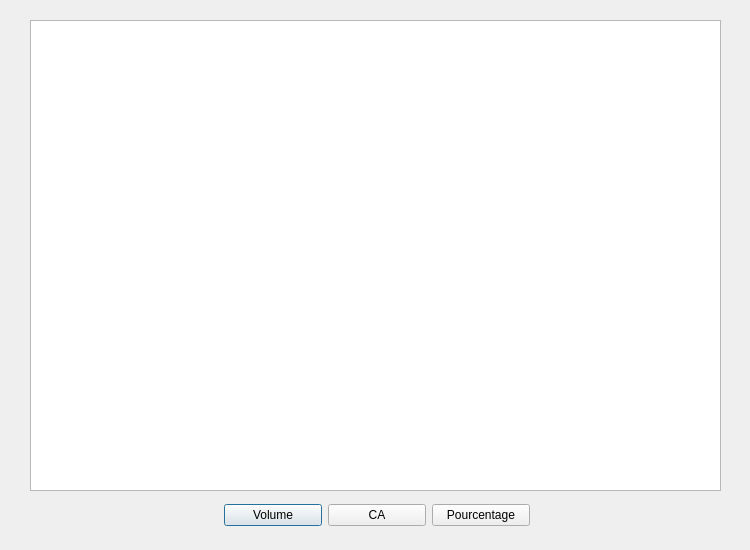
<?xml version="1.0" encoding="UTF-8"?>
<ui version="4.0">
 <class>details</class>
 <widget class="QDialog" name="details">
  <property name="geometry">
   <rect>
    <x>0</x>
    <y>0</y>
    <width>750</width>
    <height>550</height>
   </rect>
  </property>
  <property name="windowTitle">
   <string>Dialog</string>
  </property>
  <widget class="QtCharts::QChartView" name="graphe_agrandi">
   <property name="geometry">
    <rect>
     <x>30</x>
     <y>20</y>
     <width>691</width>
     <height>471</height>
    </rect>
   </property>
  </widget>
  <widget class="QWidget" name="layoutWidget">
   <property name="geometry">
    <rect>
     <x>224</x>
     <y>500</y>
     <width>306</width>
     <height>31</height>
    </rect>
   </property>
   <layout class="QHBoxLayout" name="horizontalLayout" stretch="0,0,0">
    <item>
     <widget class="QPushButton" name="vol_agrandi">
      <property name="text">
       <string>Volume</string>
      </property>
      <property name="icon">
       <iconset resource="ressource.qrc">
        <normaloff>:/assets/vol.png</normaloff>:/assets/vol.png</iconset>
      </property>
     </widget>
    </item>
    <item>
     <widget class="QPushButton" name="ca_agrandi">
      <property name="text">
       <string>CA</string>
      </property>
      <property name="icon">
       <iconset resource="ressource.qrc">
        <normaloff>:/assets/ca.png</normaloff>:/assets/ca.png</iconset>
      </property>
     </widget>
    </item>
    <item>
     <widget class="QPushButton" name="pourcentage_agrandi">
      <property name="text">
       <string>Pourcentage</string>
      </property>
      <property name="icon">
       <iconset resource="ressource.qrc">
        <normaloff>:/assets/pourc.png</normaloff>:/assets/pourc.png</iconset>
      </property>
     </widget>
    </item>
   </layout>
  </widget>
 </widget>
 <customwidgets>
  <customwidget>
   <class>QtCharts::QChartView</class>
   <extends>QGraphicsView</extends>
   <header location="global">qtcharts/qchartview.h</header>
  </customwidget>
 </customwidgets>
 <resources>
  <include location="ressource.qrc"/>
 </resources>
 <connections/>
</ui>
